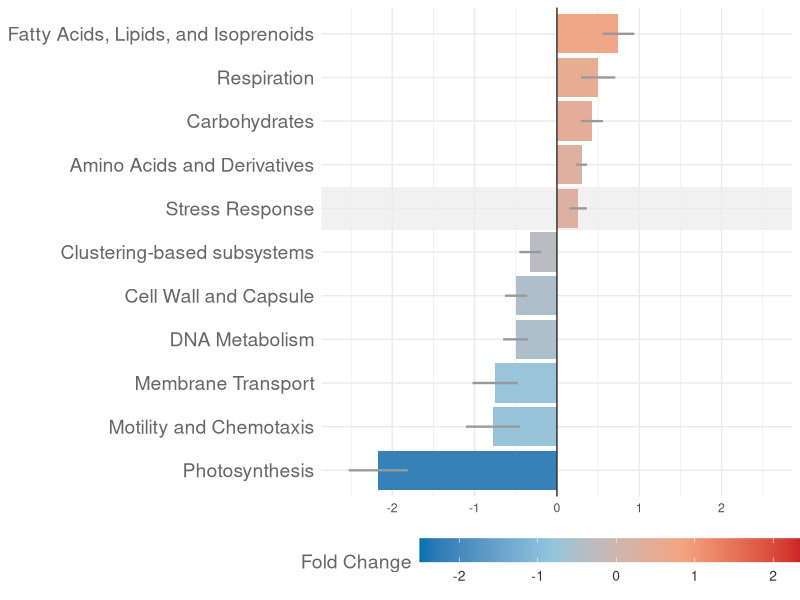
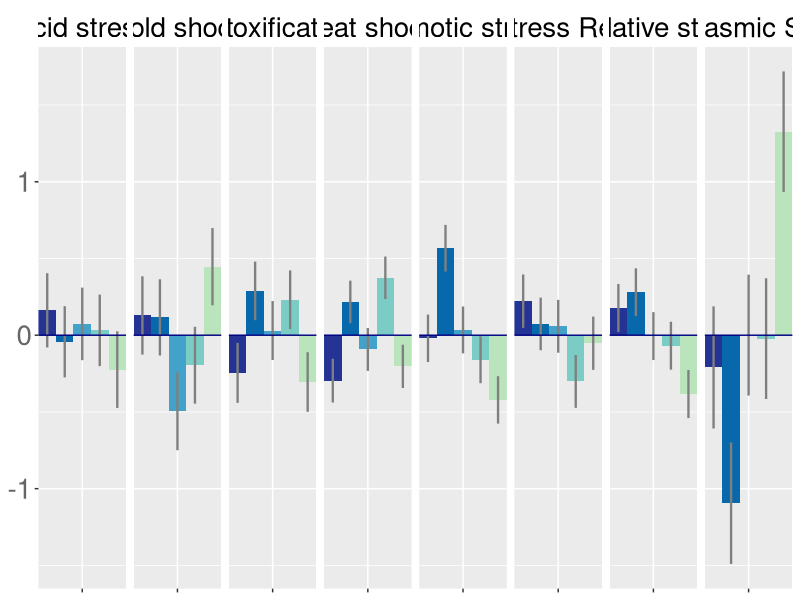
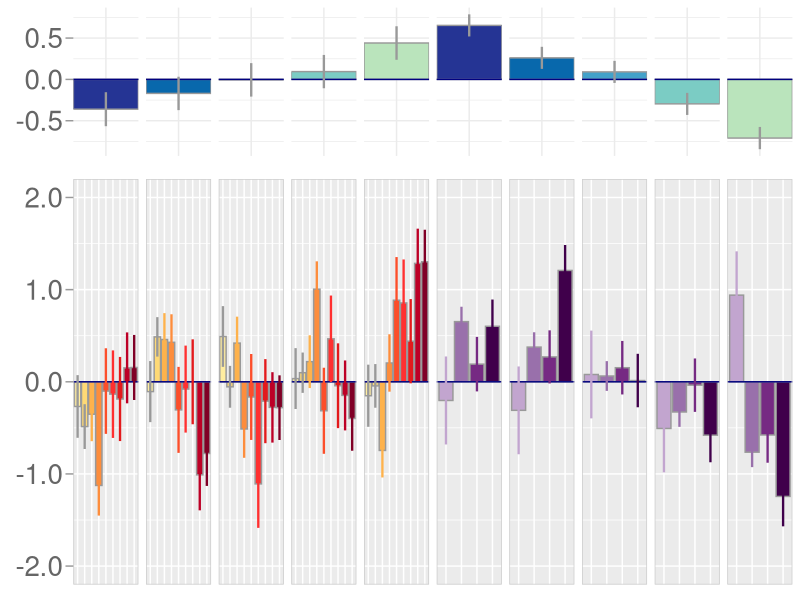

These charts were generated, in order, by the following R code:
# Stevick et al 2020 Oyster Gut Microbiome Function in an Estuary
# High level functional groups from SAMSA, North compared to South
# Stress response, phosphorus, and nitrogen gene expression at each site compared to the mean of all the others
# Figures 5 and 6
# updated 4/16/2020 for resubmission

# Metaranscriptomic functional data at pathway levels
# Subset for stress response, nitrogen and phosphorus metabolism


library("ggplot2")
library("dplyr")
library("tidyr")
library("readxl")



########################################################
# LEVEL 1 ANALYSIS - North compared to South
###########################################################


# level 1
data1<-read_xlsx("Function/Subsystems_DESeq_results_NvsS.xlsx", sheet="Subsystems_level-1_DESeq_result")
# level hierarchy
hierarchy<-read_xlsx("Function/Subsystems_DESeq_results_NvsS.xlsx", sheet="hierarchykey")


# add in some stars
data1$signif<-ifelse(data1$padj <=0.01, "**",
                     ifelse(data1$padj <=0.05, "*",
                            ifelse("ns")))
data1sig<-filter(data1, padj<=0.05)
data1sig$type<-"level1"

# order from downreg to upreg
data1sigo<-data1sig[order(data1sig$log2FoldChange),]
order<-data1sigo$Level1


########################################################
# FIGURE 5A ---------------------------------------------

ggplot(data1sig, aes(Level1, log2FoldChange,fill=log2FoldChange))+
  geom_rect(data=NULL,aes(xmin=6.5,xmax=7.5,ymin=-Inf,ymax=Inf),
            fill="grey92", alpha=0.1)+ #grey92 is the ggplot default background!!
  scale_y_continuous(limits=c(-2.6,2.6))+
  scale_x_discrete(limits=order)+
  geom_col()+theme_minimal()+labs(x=NULL, y=NULL, fill="Fold Change")+
  theme(axis.text.y = element_text(size=14, color="grey40"), legend.position = "bottom",
        legend.text = element_text(size=10, color="grey20"), legend.key.width = unit(2, "cm"),
        legend.title = element_text(size=14, color="grey40"))+
  scale_fill_gradientn(limits=c(-2.5,2.5),colours=c("#0571b0","#92c5de","#f4a582","#ca0020"))+
  geom_errorbar(aes(ymin=log2FoldChange-lfcSE, ymax=log2FoldChange+lfcSE),
                size=0.8,width = 0, color="grey60") +
  geom_hline(yintercept=0, color="grey20")+coord_flip()





###########################################################
# STRESS RESPONSE LEVEL 2 - compared to mean
###########################################################

data<-read_excel("Function/DESeq_subsys_results_level2_summary.xlsx", sheet="selected")
datasig<-filter(data, Group=="Key")
datasigg<-gather(datasig, foldchange, foldvalue, "pvd_log2FoldChange","gb_log2FoldChange","bis_log2FoldChange",
                 "nar_log2FoldChange","nin_log2FoldChange")
datasiggp<-gather(datasig, padj, padjvalue, "pvd_padj","gb_padj","bis_padj","nar_padj","nin_padj")
datasigg$padj<-datasiggp$padj
datasigg$padjvalue<-datasiggp$padjvalue

datasigg$foldchange = factor(datasigg$foldchange,
                             levels = c("pvd_log2FoldChange","gb_log2FoldChange","bis_log2FoldChange","nar_log2FoldChange","nin_log2FoldChange"))
datasigg$padjvalue<-as.numeric(datasigg$padjvalue)
datasigg$signif<-ifelse(datasigg$padjvalue <=0.01, "**",
                        ifelse(datasigg$padjvalue <=0.05, "*",
                               ifelse("ns")))
datasiggpe<-gather(datasig, folderror, errorvalue, "pvd_lfcSE","gb_lfcSE","bis_lfcSE","nar_lfcSE","nin_lfcSE")
datasigg$folderror<-datasiggpe$datasiggpe
datasigg$errorvalue<-datasiggpe$errorvalue

datasigg$foldstar<-0
datasigg$foldstar[datasigg$foldvalue < 0] <- -0.1-datasigg$errorvalue
datasigg$foldstar[datasigg$foldvalue > 0] <- 0.05+datasigg$errorvalue


########################################################
## FIGURE 5B ----------------------------------
#2400x500
ggplot(datasigg, aes(Subsystem, foldvalue,fill=foldchange))+

  geom_col(position = "dodge")+
  geom_errorbar(aes(ymin=foldvalue-errorvalue, ymax=foldvalue+errorvalue),
                size=0.8,position = position_dodge(width=0.9), width = 0, color="grey50")+
  labs(x=NULL, y=NULL)+scale_x_discrete(expand=c(0,0))+
  facet_grid(.~Subsystem, scales="free",space="free")+
  theme(axis.text.y = element_text(size=20, color="grey40"),
        axis.text.x = element_blank(),strip.background = element_rect(fill="white", color="white"),
        strip.text = element_text(size=20, color="black"),
        legend.position = "none")+
  geom_hline(yintercept=0, color="navy")+
  scale_fill_manual(values=c("#253494","#0868ac","#43a2ca","#7bccc4","#bae4bc"))






#######################################################
# NUTRIENT METABOLISM LEVEL 3 - compared to mean
########################################################

data<-read_excel("Function/DESeq_subsys_results_level3_summary.xlsx")
datasigg<-gather(data, foldchange, foldvalue, "pvd_log2FoldChange","gb_log2FoldChange","bis_log2FoldChange",
                 "nar_log2FoldChange","nin_log2FoldChange")
datap<-gather(data, padj, padjvalue, "pvd_padj","gb_padj","bis_padj","nar_padj","nin_padj")
datasigg$padjvalue<-datap$padjvalue
datasigg$Level3<-datasigg$Subsystem

datasigg$padjvalue<-as.numeric(datasigg$padjvalue)
datasigg$signif<-ifelse(datasigg$padjvalue <=0.01, "**",
                              ifelse(datasigg$padjvalue <=0.05, "*",ifelse("ns")))

datasigg$foldchange = factor(datasigg$foldchange,
                            levels = c("pvd_log2FoldChange","gb_log2FoldChange","bis_log2FoldChange","nar_log2FoldChange","nin_log2FoldChange"))

data3gpfpe<-gather(data, folderror, errorvalue, "pvd_lfcSE","gb_lfcSE","bis_lfcSE","nar_lfcSE","nin_lfcSE")
datasigg$folderror<-data3gpfpe$folderror
datasigg$errorvalue<-data3gpfpe$errorvalue



# level hierarchy
hierarchy<-read_excel("Function/Subsystems_DESeq_results_NvsS.xlsx", sheet="hierarchykey")
# add in hierarchy
hierarhcysimp3<-hierarchy
hierarhcysimp3$Level4<-NULL
hierarhcysimp3<-unique(hierarhcysimp3)
data3gpf<-full_join(datasigg, unique(hierarhcysimp3), by=c("Level3"))

data3gpfselect<-filter(data3gpf,
                       Level1=="Phosphorus Metabolism" | Level1=="Nitrogen Metabolism")
data3gpfselect$Level3o<-factor(data3gpfselect$Level3,
                           levels=c("Nitric_oxide_synthase",
                                    "Allantoin_Utilization",
                                    "Amidase_clustered_with_urea_and_nitrile_hydratase_functions",
                                    "Denitrification",
                                    "Dissimilatory_nitrite_reductase",
                                    "Putative_diaminopropionate_ammonia-lyase_cluster",
                                    "Nitrosative_stress",
                                    "Cyanate_hydrolysis",
                                    "Ammonia_assimilation",
                                    "Nitrate_and_nitrite_ammonification",
                                    "Alkylphosphonate_utilization",
                                    "Phosphate_metabolism",
                                    "Phosphoenolpyruvate_phosphomutase",
                                    "Phosphonate_metabolism"))


data3gpfselect$foldstar<-0
data3gpfselect$foldstar[data3gpfselect$foldvalue < 0] <- -0.1-data3gpfselect$errorvalue
data3gpfselect$foldstar[data3gpfselect$foldvalue > 0] <- 0.05+data3gpfselect$errorvalue





########################################################
## FIGURE 6 bottom ----------------------------------

sub<-
  ggplot(data3gpfselect, aes(Level3o, foldvalue))+theme_grey()+
  facet_grid(~Level1+foldchange, scales="free")+
  geom_col(aes(fill=Level3o),color="grey60", position = "dodge")+
  scale_fill_manual(values=c("#ffeda0","#fed976",
                             "#feb24c","#fd8d3c","#fc4e2a","firebrick1",
                             "#e31a1c","#bd0026","#800026",
                             "#c2a5cf","#9970ab","#762a83","#40004b"))+
  scale_color_manual(values=c("grey60","grey60",
                             "#feb24c","#fd8d3c","#fc4e2a","firebrick1",
                             "#e31a1c","#bd0026","#800026",
                             "#c2a5cf","#9970ab","#762a83","#40004b"))+
  geom_hline(yintercept=0, color="navy")+labs(x=NULL, y=NULL)+
  scale_y_continuous(limits=c(-2,2),labels = scales::number_format(accuracy=.1))+
  theme(axis.text.y = element_text(size=20, color="grey40"),
        legend.position = "none",
        strip.background = element_blank(), strip.text = element_blank(),
        axis.text.x = element_blank(),
        panel.border = element_rect(color="grey80", fill=NA),
        axis.ticks.length = unit(0.2, "cm"),
        axis.ticks.y = element_line(color="grey60"),
        axis.ticks.x = element_blank())+
  geom_errorbar(aes(ymin=foldvalue-errorvalue, ymax=foldvalue+errorvalue, color=Level3o),
                size=0.8,position = position_dodge(width=0.9), width = 0)




#################################################
# Nitrogen and Phosphorous only level 2 ---------------------------------
#################################################

# level 2
data<-read_excel("Function/DESeq_subsys_results_level2_summary.xlsx", sheet=1)

datasigg<-gather(data, foldchange, foldvalue, "pvd_log2FoldChange","gb_log2FoldChange","bis_log2FoldChange",
                 "nar_log2FoldChange","nin_log2FoldChange")
datasiggp<-gather(data, padj, padjvalue, "pvd_padj","gb_padj","bis_padj","nar_padj","nin_padj")
datasigg$padjvalue<-datasiggp$padjvalue

datasigg$foldchange = factor(datasigg$foldchange,
                             levels = c("pvd_log2FoldChange","gb_log2FoldChange","bis_log2FoldChange","nar_log2FoldChange","nin_log2FoldChange"))
datasigg$padjvalue<-as.numeric(datasigg$padjvalue)
datasigg$signif<-ifelse(datasigg$padjvalue <=0.01, "**",
                        ifelse(datasigg$padjvalue <=0.05, "*",
                               ifelse("ns")))


data3gpfpe<-gather(data, folderror, errorvalue, "pvd_lfcSE","gb_lfcSE","bis_lfcSE","nar_lfcSE","nin_lfcSE")
datasigg$folderror<-data3gpfpe$folderror
datasigg$errorvalue<-data3gpfpe$errorvalue



datasiggselect<-filter(datasigg,
                       Subsystem=="Phosphorus Metabolism" | Subsystem=="Nitrogen Metabolism")

########################################################
## FIGURE 6 top ----------------------------------
nitphos<- ggplot(datasiggselect, aes(Subsystem, foldvalue,fill=foldchange))+
  geom_col(color="grey60", position = "dodge")+
  scale_x_discrete(expand=c(0,0))+theme_minimal()+
  scale_y_continuous(labels = scales::number_format(accuracy=.1))+
  labs(x=NULL, y=NULL)+facet_grid(.~Subsystem+foldchange, scales="free",space="free")+
  theme(axis.text.y = element_text(size=20, color="grey40"),
        axis.text.x = element_blank(),strip.background = element_rect(fill="white"),
        strip.text = element_blank(),axis.ticks.x = element_blank(),
        legend.position = "none", axis.ticks.length = unit(0.2, "cm"), axis.ticks.y = element_line(color="grey60"))+
  geom_hline(yintercept=0, color="navy")+
  scale_fill_manual(values=c("#253494","#0868ac","#43a2ca","#7bccc4","#bae4bc"))+
  geom_errorbar(aes(ymin=foldvalue-errorvalue, ymax=foldvalue+errorvalue),
                size=0.8,position = position_dodge(width=0.9), width = 0, color="grey60")


########################################################
## FIGURE 6 all together ----------------------------------
cowplot::plot_grid(nitphos,sub,nrow=2, align="hv", axis="lr", rel_heights = c(2,5))
#1500x800
# add legend and labels in Inkscape
